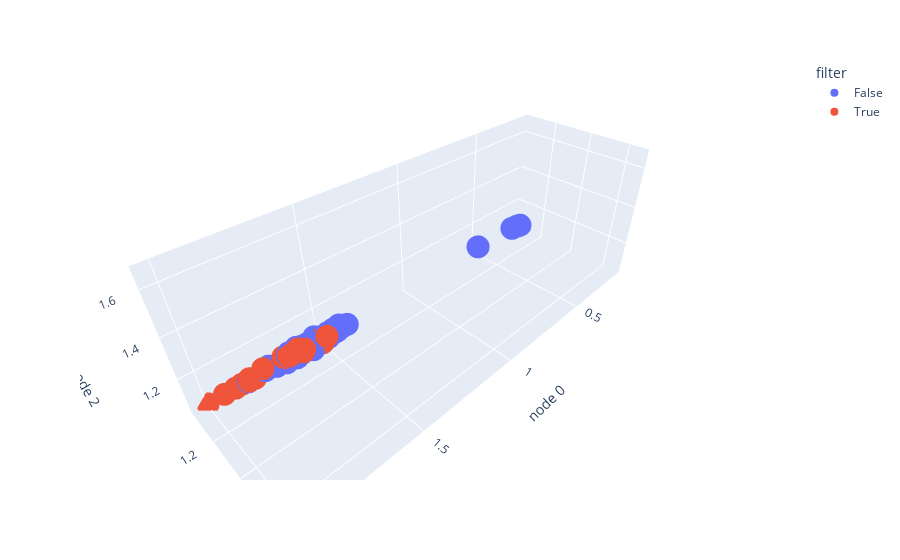

Notebook source saved alongside this figure:
### Code cell
import plotly.express as px
import matplotlib.pyplot as plt
%matplotlib inline
virtual_neighbours['filter'] = filter
fig = px.scatter_3d(virtual_neighbours, x=virtual_neighbours.columns[0], y=virtual_neighbours.columns[1], z=virtual_neighbours.columns[2],
              color='filter')
plt.tight_layout()
fig.show()

### Figure 1 — Plotly figure (JSON) as saved in the notebook; plotly's stock layout.template omitted (floating-point values rounded to 4 significant figures; data arrays with more than 128 entries replaced by an {"elided": "..."} marker saying what was removed)
{"data": [{"hovertemplate": "filter=False<br>node 0=%{x}<br>node 1=%{y}<br>node 2=%{z}<extra></extra>", "legendgroup": "False", "marker": {"color": "#636efa", "symbol": "circle"}, "mode": "markers", "name": "False", "scene": "scene", "showlegend": true, "type": "scatter3d", "x": {"elided": "210 float values"}, "y": {"elided": "210 float values"}, "z": {"elided": "210 float values"}}, {"hovertemplate": "filter=True<br>node 0=%{x}<br>node 1=%{y}<br>node 2=%{z}<extra></extra>", "legendgroup": "True", "marker": {"color": "#EF553B", "symbol": "circle"}, "mode": "markers", "name": "True", "scene": "scene", "showlegend": true, "type": "scatter3d", "x": [1.994, 1.815, 2, 1.968, 1.974, 1.983, 1.97, 1.956, 1.807, 1.941, 1.806, 1.858, 1.883, 1.873, 1.897, 1.901, 1.897, 1.894, 1.868, 1.862], "y": [1.302, 1.642, 1.04, 1.507, 1.444, 1.403, 1.506, 1.517, 1.648, 1.551, 1.673, 1.644, 1.637, 1.637, 1.629, 1.602, 1.607, 1.637, 1.642, 1.643], "z": [1.302, 1.641, 1.04, 1.511, 1.444, 1.402, 1.502, 1.511, 1.631, 1.562, 1.669, 1.64, 1.642, 1.646, 1.632, 1.613, 1.612, 1.639, 1.638, 1.633]}], "layout": {"legend": {"title": {"text": "filter"}, "tracegroupgap": 0}, "margin": {"t": 60}, "scene": {"domain": {"x": [0, 1], "y": [0, 1]}, "xaxis": {"title": {"text": "node 0"}}, "yaxis": {"title": {"text": "node 1"}}, "zaxis": {"title": {"text": "node 2"}}}}}
